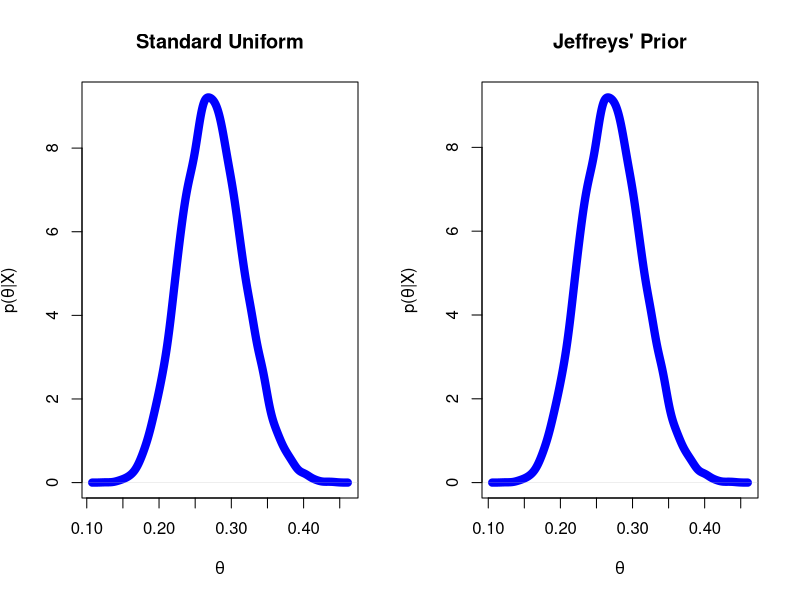
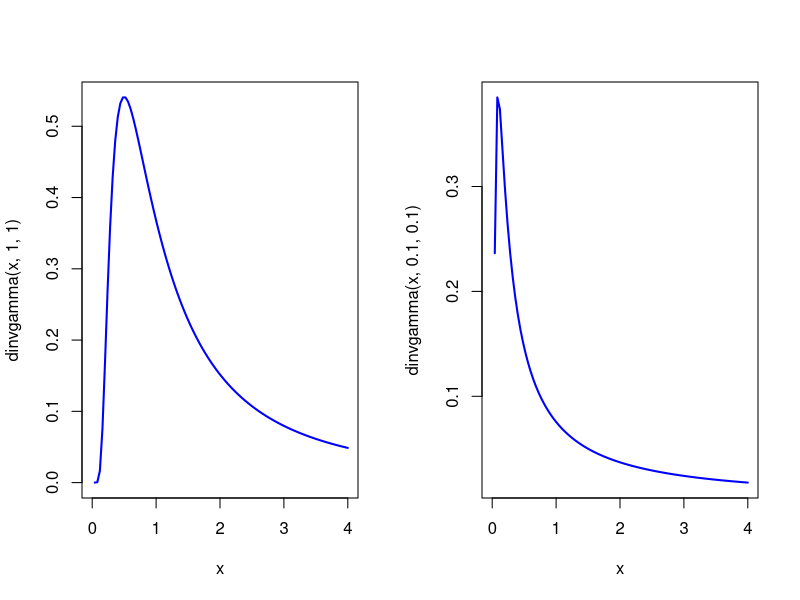
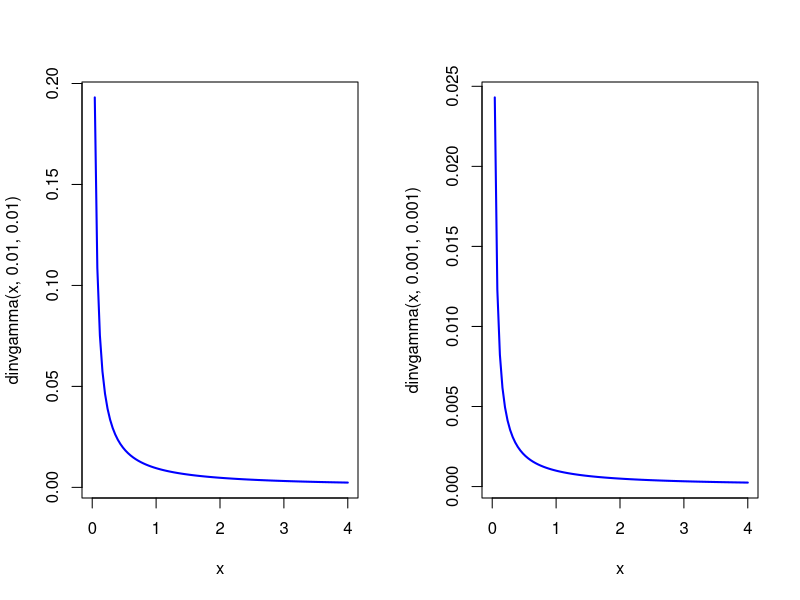

Source code (R) for these figures, in order:
## Example I.R4 ##
X			<- 27
n			<- 100
B			<- 10000

# Standard Uniform Prior #
set.seed(526)
rThetu	<- rbeta(B, X+1, n-X+1)

# Jeffreys' Prior #
set.seed(526)
rThetj	<- rbeta(B, X+1/2, n-X+1/2)

mean(rThetu)
mean(rThetj)

quantile(rThetu, probs = c(0.025, 0.975))
quantile(rThetj, probs = c(0.025, 0.975))

par(mfrow=c(1,2))
plot(density(rThetu), main = 'Standard Uniform', ylab = expression(paste('p(',theta,'|X)')), xlab = expression(theta), lwd = 8, col = 'blue')

plot(density(rThetj), main = "Jeffreys' Prior", ylab = expression(paste('p(',theta,'|X)')), xlab = expression(theta), lwd = 8, col = 'blue')


## non-informative inverse-gamma distributions ##
library(MCMCpack)
curve(dinvgamma(x, 1, 1), from = 0, to = 4, lwd = 2, col = 'blue')
curve(dinvgamma(x, 0.1, 0.1), from = 0, to = 4, lwd = 2, col = 'blue')
curve(dinvgamma(x, 0.01, 0.01), from = 0, to = 4, lwd = 2, col = 'blue')
curve(dinvgamma(x, 0.001, 0.001), from = 0, to = 4, lwd = 2, col = 'blue')
